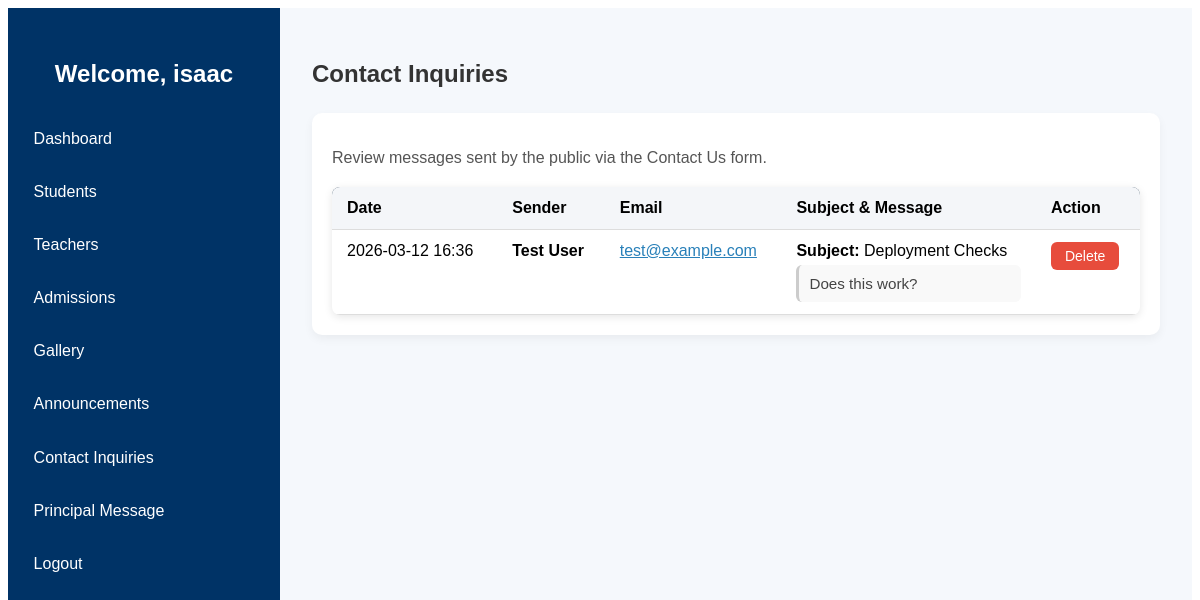
Screenshot of /admin/inquiries (signed in) with the database file from the repository.
### app.py (models this page shows)
class ContactInquiry(db.Model):
    id = db.Column(db.Integer, primary_key=True)
    name = db.Column(db.String(150), nullable=False)
    email = db.Column(db.String(150), nullable=False)
    subject = db.Column(db.String(200))
    message = db.Column(db.Text, nullable=False)
    timestamp = db.Column(db.DateTime, default=datetime.utcnow)

### app.py (the view)
@app.route("/admin/inquiries")
def inquiries():
    if "admin" not in session:
        return redirect(url_for("admin_login"))
    all_inquiries = ContactInquiry.query.order_by(ContactInquiry.timestamp.desc()).all()
    return render_template("adminInquiries.html", admin=session["admin"], inquiries=all_inquiries)

### templates/adminInquiries.html (shortened to what this page needs)
{% extends "adminBase.html" %}
{% block content %}
<div class="page-header">
    <h2>Contact Inquiries</h2>
</div>
<div class="table-container">
    <div style="margin-bottom: 20px;">
        <p style="color: #555;">Review messages sent by the public via the Contact Us form.</p>
    </div>
    <table class="students-table">
        <thead>
            <tr>
                <th>Date</th>
                <th>Sender</th>
                <th>Email</th>
                <th>Subject & Message</th>
                <th>Action</th>
            </tr>
        </thead>
        <tbody>
            {% for inquiry in inquiries %}
            <tr>
                <td style="white-space: nowrap; vertical-align: top;">{{ inquiry.timestamp.strftime('%Y-%m-%d %H:%M') }}</td>
                <td style="vertical-align: top;"><strong>{{ inquiry.name }}</strong></td>
                <td style="vertical-align: top;"><a href="mailto:{{ inquiry.email }}" style="color: #2980b9;">{{ inquiry.email }}</a></td>
                <td>
                    <div style="margin-bottom: 5px;">
                        {% if inquiry.subject %}
                            <strong>Subject:</strong> {{ inquiry.subject }}
                        {% else %}
                            <em style="color: #999;">No Subject</em>
                        {% endif %}
                    </div>
                    <div style="background: #f9f9f9; padding: 10px; border-radius: 6px; border-left: 3px solid #ccc; font-size: 0.95rem; color: #444;">
                        {{ inquiry.message }}
                    </div>
                </td>
                <td style="vertical-align: top;">
                    <a href="{{ url_for('delete_inquiry', id=inquiry.id) }}" class="btn-delete" onclick="return confirm('Are you sure you want to permanently delete this inquiry?');">Delete</a>
                </td>
            </tr>
            {% else %}
            <tr>
                <td colspan="5" style="text-align: center; color: #666; padding: 30px;">
                    No inquiries have been received yet.
                </td>
            </tr>
            {% endfor %}
        </tbody>
    </table>
</div>
{% endblock %}

### static/css/admin.css (style rules this page uses)
.page-header { display: flex; justify-content: space-between; align-items: center; margin-bottom: 25px; }
.page-header h2 { font-size: 26px; font-weight: 600; color: #2c3e50; }
.table-container { background: white; padding: 20px; border-radius: 10px; box-shadow: 0 4px 10px rgba(0,0,0,0.05); }
.students-table { width: 100%; border-collapse: collapse; }
.students-table thead { background: #34495e; color: white; }
.students-table th, .students-table td { padding: 12px 15px; text-align: left; }
.students-table tbody tr { border-bottom: 1px solid #eee; transition: 0.2s; }
.page-header { display: flex; justify-content: space-between; align-items: center; margin-bottom: 20px; }
.page-header h2 { font-size: 24px; color: #333; }
table.teachers-table, table.students-table { width: 100%; border-collapse: collapse; margin-top: 20px; background-color: #fff; box-shadow: 0 2px 8px rgba(0,0,0,0.1); border-radius: 8px; overflow: hidden; font-family: 'Arial', sans-serif; }
table thead { background-color: #4CAF50; color: white; }
table thead th { padding: 12px 15px; text-align: left; }
table tbody td { padding: 12px 15px; border-bottom: 1px solid #ddd; }
.btn-edit, .btn-delete { padding: 6px 14px; border-radius: 6px; text-decoration: none; font-size: 14px; font-weight: 500; transition: 0.3s ease; display: inline-block; }
.btn-delete { background-color: #e74c3c; color: white; }
table { width: 100%; border-collapse: collapse; }
table th, table td { padding: 12px; text-align: left; border-bottom: 1px solid #ddd; }
table th { background-color: #f4f6f9; font-weight: 600; }
.page-header h2 { margin-bottom: 5px; }
table thead { background: #34495e; }
table th, table td { padding: 12px; text-align: left; }
table th { font-weight: 600; color: black; }
table tr { border-bottom: 1px solid ; }

### rows the page displays
ContactInquiry: timestamp "2026-03-12 16:36", name "Test User", email "test@example.com", subject "Deployment Checks", message "Does this work?"

### other values shown
{{ admin }} "isaac"
